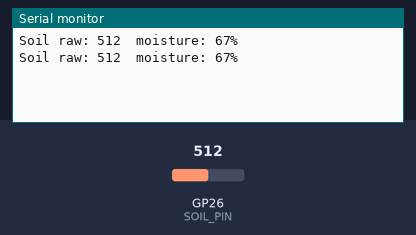
A sketch run on a simulated Raspberry Pi Pico. Parts: the last lines printed to the serial monitor. The test bench sets the inputs (shaded band); at power-on: GP26 (SOIL_PIN) = 512.

Above: at 1.8 s.
1.9 s: GP26 (SOIL_PIN) set to 690
At 2.8 s:
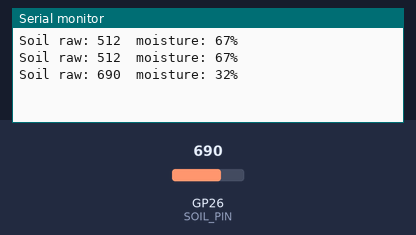
3.4 s: GP26 (SOIL_PIN) set to 713
At 4.6 s:
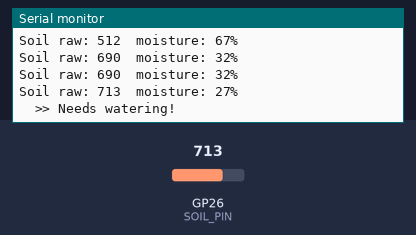
Timing chart, 0 to 6.4 s (numbered marks = the images above; inputs shaded):
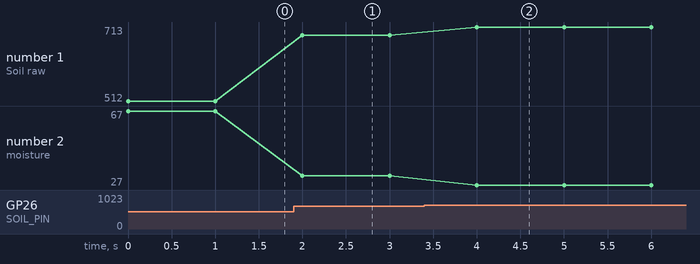

Measured:
- the behaviour switches between 700 and 701 on GP26 (SOIL_PIN) (found by bisection; images 1 and 2)
- after the input at 1.9 s, the serial monitor: prints a new line after 0.10 s (image 1)
- after the input at 3.4 s, the serial monitor: prints a new line after 0.60 s (image 2)
- plotted number 1: 512 → 690 after the input at 1.9 s, 690 → 713 after the input at 3.4 s
- plotted number 2: 67 → 32 after the input at 1.9 s, 32 → 27 after the input at 3.4 s

The sketch:

soil_moisture.ino
```cpp
// snippet: soil_moisture
// tags: soil, moisture, analog, sensor, plant, capacitive, resistive
// boards: avr, esp32, megaavr, nano33iot, romi32u4, rp2040
// library: none
// description: Read a resistive or capacitive soil moisture sensor on an analog pin.
//   Wiring: sensor signal → SOIL_PIN, VCC → 3.3V or 5V (check sensor spec), GND → GND.
//   Calibrate DRY_VAL / WET_VAL by reading the sensor in dry air and submerged in water.
// prompts: soil moisture sensor, plant watering sensor, capacitive soil sensor, measure soil humidity, garden moisture monitoring
//
// ---- CONFIGURE ----
#define SOIL_PIN  A0
#define DRY_VAL   850   // raw ADC when sensor is dry in air
#define WET_VAL   350   // raw ADC when sensor is fully wet
// -------------------

void setup() {
  Serial.begin(115200);
}

void loop() {
  int raw = analogRead(SOIL_PIN);
  int pct = map(raw, DRY_VAL, WET_VAL, 0, 100);
  pct = constrain(pct, 0, 100);

  Serial.print("Soil raw: "); Serial.print(raw);
  Serial.print("  moisture: "); Serial.print(pct); Serial.println("%");

  if (pct < 30) Serial.println("  >> Needs watering!");

  delay(1000);
}
```
